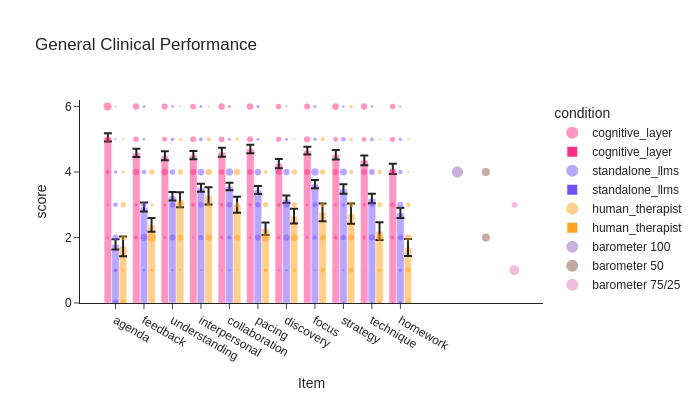

Notebook code cell kept with this figure:
### Markdown cell above
### CTRS subscales（CTRS子量表分析）

### Code cell
df = (
        df_ctrs[['pid','item','human1_score']]
        .copy()
        .rename(columns={'human1_score':'score'})
    )

# Add transcript metadata
df = df.merge(df_pids[['pid','condition','model']], on='pid', how='left')

# Mann Whitney U tests
items = list(df['item'].unique())
n_items = len(items)
max_pval = 0

results = []
for item in items:
    item_index = df['item']==item
    item_results = {'item': item}
    
    for comparison in [['cognitive_layer','standalone_llms'],['cognitive_layer','human_therapist']]:
        vec_A = df.loc[(df['condition']==comparison[0]) & item_index,'score']
        vec_B = df.loc[(df['condition']==comparison[1]) & item_index,'score']
        stat = sp.mannwhitneyu(vec_A,vec_B)
        p = stat.pvalue * 2 * n_items # Bonferroni correction
        if p > max_pval:
            max_pval = p
        
        comparison_key = f"{comparison[0]}_vs_{comparison[1]}"
        item_results[comparison_key.capitalize().replace('_',' ')] = f"U = {stat.statistic}, p = {readable_pvalue(p)}"
    
    results.append(item_results)

results_df = pd.DataFrame(results)
print(results_df.to_string(index=False))
print(f"\nMaximum p-value = {readable_pvalue(max_pval)}")

# Plot
summary = df.groupby(['item','condition'])['score'].agg(['mean','sem']).reset_index()
item_order = summary.loc[summary['condition']=='cognitive_layer',].sort_values('mean',ascending=False)['item'].unique().tolist()

# Bar chart (extended data 1)
fig = plot_dot_and_bar(
    df, outcome_var='score', group_var='item', subject_id_col='pid', score_range=(0,6.2), fig_width=700, fig_height=400,
    condition_col='condition', items=items, COLOURS=COLOURS, show_barometer=True
)

### Figure 1 — Plotly figure (JSON) as saved in the notebook; plotly's stock layout.template omitted (floating-point values rounded to 4 significant figures)
{"data": [{"hovertemplate": "condition=cognitive_layer<br>Item=%{x}<br>score=%{y}<br>size=%{marker.size}<extra></extra>", "legendgroup": "cognitive_layer", "marker": {"color": "#ff2d86", "line": {"width": 0}, "opacity": 0.5, "size": [0.009901, 0.05941, 0.0396, 0.1386, 0.2475, 0.505, 0.009901, 0.0198, 0.06931, 0.08911, 0.2178, 0.2574, 0.3366, 0.009901, 0.0297, 0.09901, 0.1089, 0.297, 0.2178, 0.2376, 0.1089, 0.05941, 0.2871, 0.2277, 0.3168, 0.009901, 0.06931, 0.05941, 0.2673, 0.3069, 0.2871, 0.0495, 0.09901, 0.1683, 0.2475, 0.2079, 0.2277, 0.0198, 0.0396, 0.1089, 0.3069, 0.2673, 0.2574, 0.0198, 0.0495, 0.07921, 0.2277, 0.2871, 0.3366, 0.009901, 0.009901, 0.1089, 0.07921, 0.2574, 0.1782, 0.3564, 0.0198, 0.009901, 0.1188, 0.09901, 0.2673, 0.1683, 0.3168, 0.0198, 0.07921, 0.06931, 0.3366, 0.1881, 0.3069], "sizemode": "area", "sizeref": 0.01562, "symbol": "circle"}, "mode": "markers", "name": "cognitive_layer", "orientation": "v", "showlegend": true, "type": "scatter", "x": [-0.275, -0.275, -0.275, -0.275, -0.275, -0.275, 3.725, 3.725, 3.725, 3.725, 3.725, 3.725, 3.725, 5.725, 5.725, 5.725, 5.725, 5.725, 5.725, 5.725, 0.725, 0.725, 0.725, 0.725, 0.725, 6.725, 6.725, 6.725, 6.725, 6.725, 6.725, 9.725, 9.725, 9.725, 9.725, 9.725, 9.725, 2.725, 2.725, 2.725, 2.725, 2.725, 2.725, 4.725, 4.725, 4.725, 4.725, 4.725, 4.725, 7.725, 7.725, 7.725, 7.725, 7.725, 7.725, 7.725, 8.725, 8.725, 8.725, 8.725, 8.725, 8.725, 8.725, 1.725, 1.725, 1.725, 1.725, 1.725, 1.725], "xaxis": "x", "y": [0.0, 2.0, 3.0, 4.0, 5.0, 6.0, 0.0, 1.0, 2.0, 3.0, 4.0, 5.0, 6.0, 0.0, 1.0, 2.0, 3.0, 4.0, 5.0, 6.0, 2.0, 3.0, 4.0, 5.0, 6.0, 1.0, 2.0, 3.0, 4.0, 5.0, 6.0, 0.0, 2.0, 3.0, 4.0, 5.0, 6.0, 0.0, 2.0, 3.0, 4.0, 5.0, 6.0, 0.0, 2.0, 3.0, 4.0, 5.0, 6.0, 0.0, 1.0, 2.0, 3.0, 4.0, 5.0, 6.0, 0.0, 1.0, 2.0, 3.0, 4.0, 5.0, 6.0, 0.0, 2.0, 3.0, 4.0, 5.0, 6.0], "yaxis": "y"}, {"hovertemplate": "condition=standalone_llms<br>Item=%{x}<br>score=%{y}<br>size=%{marker.size}<extra></extra>", "legendgroup": "standalone_llms", "marker": {"color": "#7550ff", "line": {"width": 0}, "opacity": 0.5, "size": [0.31, 0.11, 0.27, 0.17, 0.09, 0.03, 0.02, 0.04, 0.14, 0.25, 0.43, 0.07, 0.07, 0.01, 0.03, 0.29, 0.25, 0.32, 0.07, 0.03, 0.02, 0.07, 0.38, 0.22, 0.18, 0.06, 0.07, 0.02, 0.02, 0.15, 0.19, 0.44, 0.1, 0.08, 0.12, 0.07, 0.23, 0.28, 0.16, 0.1, 0.04, 0.01, 0.02, 0.21, 0.22, 0.35, 0.12, 0.07, 0.01, 0.27, 0.21, 0.36, 0.07, 0.08, 0.05, 0.02, 0.21, 0.11, 0.39, 0.17, 0.05, 0.05, 0.01, 0.33, 0.16, 0.27, 0.12, 0.06, 0.01, 0.04, 0.28, 0.25, 0.25, 0.11, 0.06], "sizemode": "area", "sizeref": 0.01562, "symbol": "circle"}, "mode": "markers", "name": "standalone_llms", "orientation": "v", "showlegend": true, "type": "scatter", "x": [0.0, 0.0, 0.0, 0.0, 0.0, 0.0, 0.0, 4.0, 4.0, 4.0, 4.0, 4.0, 4.0, 6.0, 6.0, 6.0, 6.0, 6.0, 6.0, 6.0, 1.0, 1.0, 1.0, 1.0, 1.0, 1.0, 1.0, 7.0, 7.0, 7.0, 7.0, 7.0, 7.0, 7.0, 10.0, 10.0, 10.0, 10.0, 10.0, 10.0, 10.0, 3.0, 3.0, 3.0, 3.0, 3.0, 3.0, 3.0, 5.0, 5.0, 5.0, 5.0, 5.0, 5.0, 8.0, 8.0, 8.0, 8.0, 8.0, 8.0, 8.0, 9.0, 9.0, 9.0, 9.0, 9.0, 9.0, 9.0, 2.0, 2.0, 2.0, 2.0, 2.0, 2.0, 2.0], "xaxis": "x", "y": [0.0, 1.0, 2.0, 3.0, 4.0, 5.0, 6.0, 1.0, 2.0, 3.0, 4.0, 5.0, 6.0, 0.0, 1.0, 2.0, 3.0, 4.0, 5.0, 6.0, 0.0, 1.0, 2.0, 3.0, 4.0, 5.0, 6.0, 0.0, 1.0, 2.0, 3.0, 4.0, 5.0, 6.0, 0.0, 1.0, 2.0, 3.0, 4.0, 5.0, 6.0, 0.0, 1.0, 2.0, 3.0, 4.0, 5.0, 6.0, 1.0, 2.0, 3.0, 4.0, 5.0, 6.0, 0.0, 1.0, 2.0, 3.0, 4.0, 5.0, 6.0, 0.0, 1.0, 2.0, 3.0, 4.0, 5.0, 6.0, 0.0, 1.0, 2.0, 3.0, 4.0, 5.0, 6.0], "yaxis": "y"}, {"hovertemplate": "condition=human_therapist<br>Item=%{x}<br>score=%{y}<br>size=%{marker.size}<extra></extra>", "legendgroup": "human_therapist", "marker": {"color": "#ffa21c", "line": {"width": 0}, "opacity": 0.5, "size": [0.3462, 0.07692, 0.2308, 0.2308, 0.07692, 0.03846, 0.03846, 0.03846, 0.3077, 0.1923, 0.3462, 0.07692, 0.03846, 0.07692, 0.3846, 0.2308, 0.2308, 0.03846, 0.03846, 0.07692, 0.5769, 0.07692, 0.2308, 0.03846, 0.1538, 0.2692, 0.1923, 0.2308, 0.1154, 0.2308, 0.1923, 0.3462, 0.1538, 0.03846, 0.03846, 0.03846, 0.3077, 0.1538, 0.3462, 0.1154, 0.03846, 0.03846, 0.1154, 0.5, 0.2308, 0.1154, 0.03846, 0.1923, 0.2692, 0.2308, 0.1154, 0.07692, 0.07692, 0.1538, 0.1154, 0.3462, 0.1923, 0.1538, 0.03846, 0.03846, 0.2692, 0.3462, 0.2308, 0.07692, 0.03846], "sizemode": "area", "sizeref": 0.01562, "symbol": "circle"}, "mode": "markers", "name": "human_therapist", "orientation": "v", "showlegend": true, "type": "scatter", "x": [0.275, 0.275, 0.275, 0.275, 0.275, 0.275, 4.275, 4.275, 4.275, 4.275, 4.275, 4.275, 6.275, 6.275, 6.275, 6.275, 6.275, 6.275, 1.275, 1.275, 1.275, 1.275, 1.275, 7.275, 7.275, 7.275, 7.275, 7.275, 7.275, 10.28, 10.28, 10.28, 10.28, 10.28, 10.28, 3.275, 3.275, 3.275, 3.275, 3.275, 3.275, 5.275, 5.275, 5.275, 5.275, 5.275, 8.275, 8.275, 8.275, 8.275, 8.275, 8.275, 8.275, 9.275, 9.275, 9.275, 9.275, 9.275, 9.275, 2.275, 2.275, 2.275, 2.275, 2.275, 2.275], "xaxis": "x", "y": [0.0, 1.0, 2.0, 3.0, 4.0, 5.0, 0.0, 1.0, 2.0, 3.0, 4.0, 5.0, 0.0, 1.0, 2.0, 3.0, 4.0, 5.0, 0.0, 1.0, 2.0, 3.0, 4.0, 0.0, 1.0, 2.0, 3.0, 4.0, 5.0, 0.0, 1.0, 2.0, 3.0, 4.0, 5.0, 0.0, 2.0, 3.0, 4.0, 5.0, 6.0, 0.0, 1.0, 2.0, 3.0, 4.0, 0.0, 1.0, 2.0, 3.0, 4.0, 5.0, 6.0, 0.0, 1.0, 2.0, 3.0, 4.0, 5.0, 1.0, 2.0, 3.0, 4.0, 5.0, 6.0], "yaxis": "y"}, {"hovertemplate": "condition=barometer 100<br>Item=%{x}<br>score=%{y}<br>size=%{marker.size}<extra></extra>", "legendgroup": "barometer 100", "marker": {"color": "#9467BD", "line": {"width": 0}, "opacity": 0.5, "size": [1.0], "sizemode": "area", "sizeref": 0.01562, "symbol": "circle"}, "mode": "markers", "name": "barometer 100", "orientation": "v", "showlegend": true, "type": "scatter", "x": [12.0], "xaxis": "x", "y": [4.0], "yaxis": "y"}, {"hovertemplate": "condition=barometer 50<br>Item=%{x}<br>score=%{y}<br>size=%{marker.size}<extra></extra>", "legendgroup": "barometer 50", "marker": {"color": "#8C564B", "line": {"width": 0}, "opacity": 0.5, "size": [0.5, 0.5], "sizemode": "area", "sizeref": 0.01562, "symbol": "circle"}, "mode": "markers", "name": "barometer 50", "orientation": "v", "showlegend": true, "type": "scatter", "x": [13.0, 13.0], "xaxis": "x", "y": [2.0, 4.0], "yaxis": "y"}, {"hovertemplate": "condition=barometer 75/25<br>Item=%{x}<br>score=%{y}<br>size=%{marker.size}<extra></extra>", "legendgroup": "barometer 75/25", "marker": {"color": "#E377C2", "line": {"width": 0}, "opacity": 0.5, "size": [0.75, 0.25], "sizemode": "area", "sizeref": 0.01562, "symbol": "circle"}, "mode": "markers", "name": "barometer 75/25", "orientation": "v", "showlegend": true, "type": "scatter", "x": [14.0, 14.0], "xaxis": "x", "y": [1.0, 3.0], "yaxis": "y"}, {"alignmentgroup": "True", "error_y": {"array": [0.1257, 0.1394, 0.1426, 0.1284, 0.1206, 0.157, 0.1271, 0.1317, 0.1446, 0.1513, 0.1369]}, "hovertemplate": "condition=cognitive_layer<br>Item=%{x}<br>Score=%{y}<extra></extra>", "legendgroup": "cognitive_layer", "marker": {"color": "#ff2d86", "opacity": 0.5, "pattern": {"shape": ""}}, "name": "cognitive_layer", "offsetgroup": "cognitive_layer", "orientation": "v", "showlegend": true, "textposition": "auto", "type": "bar", "x": [0, 4, 6, 1, 7, 10, 3, 5, 8, 9, 2], "xaxis": "x", "y": [5.059, 4.604, 4.257, 4.584, 4.653, 4.099, 4.515, 4.703, 4.525, 4.356, 4.495], "yaxis": "y"}, {"alignmentgroup": "True", "error_y": {"array": [0.1565, 0.1157, 0.1164, 0.138, 0.1261, 0.1572, 0.1259, 0.1218, 0.1432, 0.1447, 0.1307]}, "hovertemplate": "condition=standalone_llms<br>Item=%{x}<br>Score=%{y}<extra></extra>", "legendgroup": "standalone_llms", "marker": {"color": "#7550ff", "opacity": 0.5, "pattern": {"shape": ""}}, "name": "standalone_llms", "offsetgroup": "standalone_llms", "orientation": "v", "showlegend": true, "textposition": "auto", "type": "bar", "x": [0, 4, 6, 1, 7, 10, 3, 5, 8, 9, 2], "xaxis": "x", "y": [1.79, 3.56, 3.17, 2.93, 3.63, 2.75, 3.52, 3.45, 3.48, 3.19, 3.26], "yaxis": "y"}, {"alignmentgroup": "True", "error_y": {"array": [0.3016, 0.2418, 0.2283, 0.2081, 0.2735, 0.2588, 0.2635, 0.1886, 0.3116, 0.2719, 0.2266]}, "hovertemplate": "condition=human_therapist<br>Item=%{x}<br>Score=%{y}<extra></extra>", "legendgroup": "human_therapist", "marker": {"color": "#ffa21c", "opacity": 0.5, "pattern": {"shape": ""}}, "name": "human_therapist", "offsetgroup": "human_therapist", "orientation": "v", "showlegend": true, "textposition": "auto", "type": "bar", "x": [0, 4, 6, 1, 7, 10, 3, 5, 8, 9, 2], "xaxis": "x", "y": [1.731, 3.0, 2.654, 2.385, 2.769, 1.692, 3.269, 2.269, 2.731, 2.192, 3.154], "yaxis": "y"}], "layout": {"font": {"family": "Arial"}, "height": 400, "legend": {"itemsizing": "constant", "title": {"text": "condition"}, "tracegroupgap": 0}, "title": {"text": "General Clinical Performance"}, "width": 700, "xaxis": {"anchor": "y", "domain": [0, 1], "ticktext": ["agenda", "feedback", "understanding", "interpersonal", "collaboration", "pacing", "discovery", "focus", "strategy", "technique", "homework", "barometer 100", "barometer 50", "barometer 75/25"], "tickvals": [0, 1, 2, 3, 4, 5, 6, 7, 8, 9, 10], "title": {"text": "Item"}}, "yaxis": {"anchor": "x", "domain": [0, 1], "range": [0, 6.2], "title": {"text": "score"}}}}
